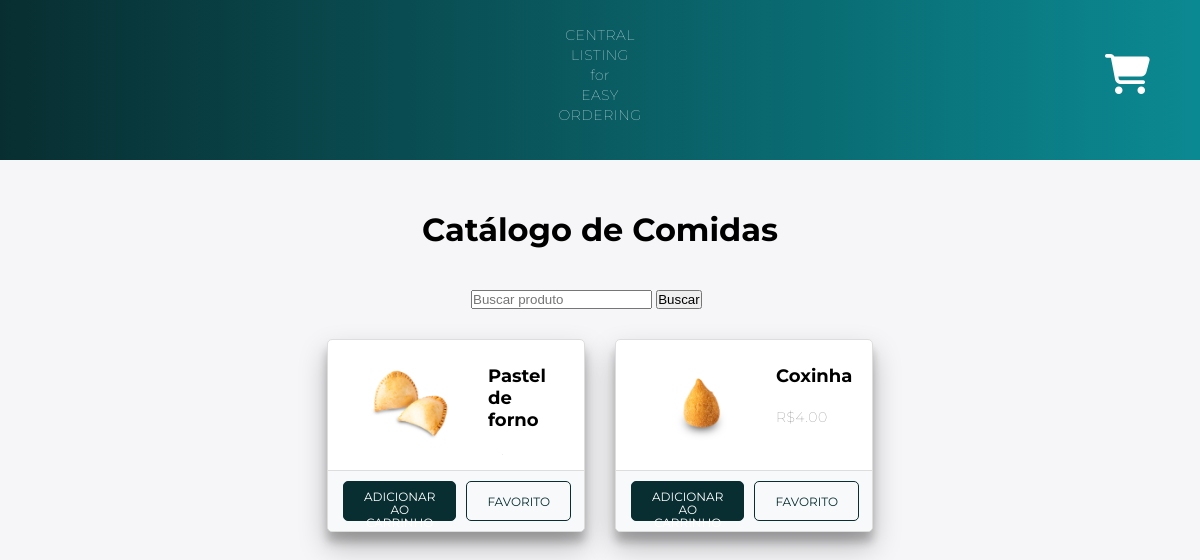
/home/ (signed in), run on the app's committed database.
### main/models.py (models this page shows, shortened)
class FoodProduct(models.Model):
    name = models.CharField(max_length=255)
    price = models.DecimalField(max_digits=10, decimal_places=2)
    image = models.ImageField(upload_to='static/food_products/', default="static/food_products/default")
    description = models.TextField()
    ingredients = models.ManyToManyField(Ingredients, blank=True)

### main/views.py (the view)
# urls.py: path('home/', views.catalog, name='home'),
@login_required(login_url='login')
def catalog(request):
    pesquisa = request.GET.get('search', '')
    food_product = FoodProduct.objects.filter(name__icontains=pesquisa)
    return render(request, 'catalog.html', {'food_products': food_product})

### templates/catalog.html (shortened to what this page needs)
{% load static %}
<!DOCTYPE html>
<html>
<head>
    <link rel="stylesheet" type="text/css" href="{% static './css/catalog.css' %}">
    <link rel="stylesheet" href="https://cdnjs.cloudflare.com/ajax/libs/font-awesome/6.4.0/css/all.min.css" />
</head>
<body>
    <nav>
        <p>CENTRAL<br>LISTING<br>for<br>EASY<br>ORDERING</p>
        <div class="cart-icon">
            <a class="fas fa-shopping-cart cart-link" href="{% url 'cart' %}" style="text-decoration:none" name="cart"></a>
        </div>
    </nav>
    <div class="container">
        <h1 class="text-center my-5">Catálogo de Comidas</h1>
        <div class="row mb-4">
            <div class="col-md-4">
                <form method="get" action="{% url 'home' %}">
                    <input type="search" name="search" placeholder="Buscar produto" value="{{ request.GET.search }}">
                    <button type="submit">Buscar</button>
                </form>
            </div>
        </div>
        <div class="row">
            {% for product in food_products %}
                <div class="col-md-4 mb-4">
                    <div class="card h-100">
                        <a href="{% url 'product_detail' product_id=product.id %}" style="text-decoration:none" name="product-link">
                            <div class="card-body">
                                <div class="card-split">
                                    <div class="card-img">
                                        <img src="{{ product.image.url }}" class="card-img-top" alt="{{ product.name }}">                                    </div>
                                    <div class="card-content">
                                        <h5 class="card-title product-link">{{ product.name }}</h5>
                                        <p class="card-text">R${{ product.price }}</p>
                                    </div>
                                </div>
                            </div>
                        </a>
                        <div class="card-footer">
                            <a href="{% url 'add_to_cart' product.id %}" class="btn btn-primary custom-btn" style="text-decoration:none" name="cartAdd">Adicionar ao carrinho</a>
                            <a class="btn btn-outline-secondary custom-btn">Favorito</a>
                        </div>
                    </div>
                </div>
            {% endfor %}
        </div>
    </div>
</body>
</html>

### static/css/catalog.css (style rules this page uses)
* { box-sizing: border-box; margin: 0; padding: 0; }
body { background: #f6f5f7; font-family: 'Montserrat', sans-serif; }
nav { background: linear-gradient(90deg, #082E31, #0b8992); padding: 5px; text-align: center; font-size: 15px; font-weight: bold; width: 100%; color: #fff; margin-bottom: 50px; }
p { font-size: 14px; font-weight: 100; line-height: 20px; letter-spacing: 0.5px; margin: 20px 0 30px; }
.container { width: 80%; margin: 0 auto; }
.text-center { text-align: center; }
h1 { font-weight: bold; margin-bottom: 40px; }
.row { display: flex; flex-wrap: wrap; justify-content: center; }
.col-md-4 { width: 30%; margin-bottom: 30px; padding: 0 15px; }
.card { background-color: #fff; border: 1px solid #ddd; border-radius: 5px; box-shadow: 0 14px 28px rgba(0,0,0,0.25), 0 10px 10px rgba(0,0,0,0.22); display: flex; flex-direction: column; height: 100%; }
.card-img-top { max-width: 100%; height: auto; display: block; border-top-left-radius: 5px; border-top-right-radius: 5px; }
.card-body { flex-grow: 1; padding: 15px; }
.card-title { font-size: 18px; margin-bottom: 10px; }
.card-text { color: #777; font-size: 14px; margin-bottom: 15px; }
.card-footer { background-color: #f8f9fa; border-top: 1px solid #ddd; display: flex; justify-content: space-between; align-items: center; padding: 10px 15px; border-bottom-left-radius: 5px; border-bottom-right-radius: 5px; }
.btn { text-transform: uppercase; font-size: 12px; padding: 8px 20px; border-radius: 5px; cursor: pointer; text-decoration: none; }
.btn-primary { background-color: #082E31; color: #fff; border: 1px solid #082E31; }
.btn-outline-secondary { background-color: transparent; color: #082E31; border: 1px solid #082E31; display: flex; align-items: center; justify-content: center; margin-left: 10px; }
.cart-icon { position: absolute; top: 50px; right: 50px; font-size: 40px; }
.cart-link { color: #fff; }
.product-link { color: black; }
.card-split { display: flex; justify-content: space-evenly; }
.card-img { padding: 5px 0px 5px 5px; }
.card-img img { max-width: 130px; }
.card-content { padding: 10px; height: 100px; overflow-y: auto; }
@media (min-width: 992px) { .col-md-4 { width: 30%; margin-bottom: 30px; padding: 0 15px; } }
.custom-btn { width: 100%; height: 40px; line-height: 13px; text-align: center; }

### data on the page
FoodProduct: image (picture), name "Pastel de forno"
FoodProduct: image (picture), name "Coxinha", price "4.00"
